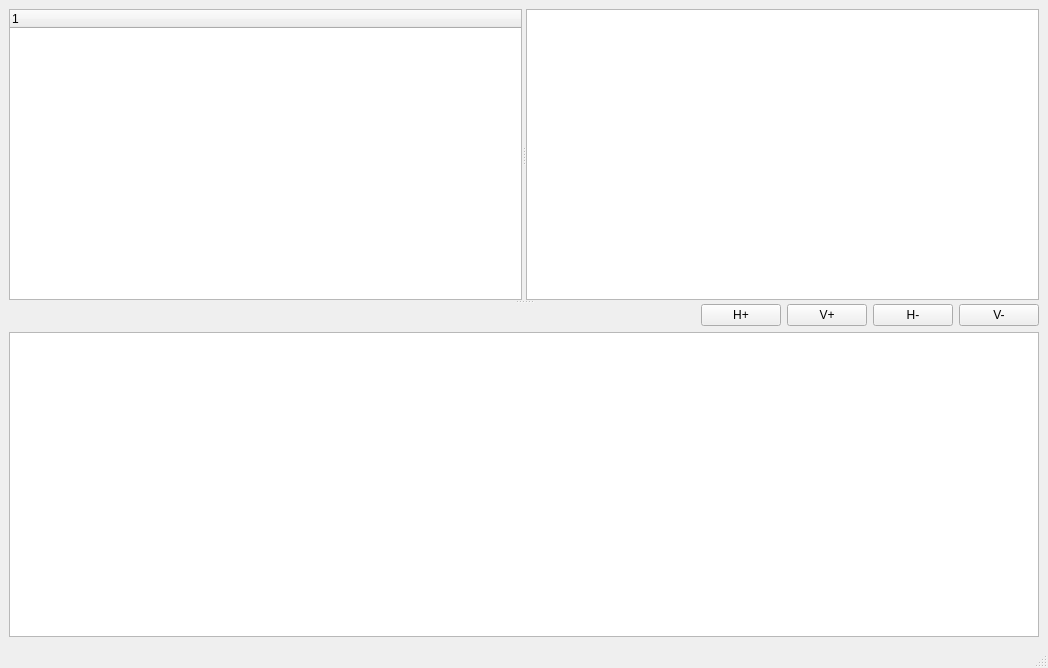
<?xml version="1.0" encoding="UTF-8"?>
<ui version="4.0">
 <class>MainWindow</class>
 <widget class="QMainWindow" name="MainWindow">
  <property name="geometry">
   <rect>
    <x>0</x>
    <y>0</y>
    <width>1048</width>
    <height>668</height>
   </rect>
  </property>
  <property name="windowTitle">
   <string>MainWindow</string>
  </property>
  <widget class="QWidget" name="centralwidget">
   <layout class="QGridLayout" name="gridLayout">
    <item row="0" column="0">
     <widget class="QSplitter" name="splitter_2">
      <property name="orientation">
       <enum>Qt::Vertical</enum>
      </property>
      <widget class="QSplitter" name="splitter">
       <property name="orientation">
        <enum>Qt::Horizontal</enum>
       </property>
       <widget class="QTreeWidget" name="treeWidget">
        <column>
         <property name="text">
          <string notr="true">1</string>
         </property>
        </column>
       </widget>
       <widget class="GraphicsLayoutWidget" name="graphicsView"/>
      </widget>
      <widget class="QWidget" name="verticalLayoutWidget">
       <layout class="QVBoxLayout" name="verticalLayout_2">
        <item>
         <layout class="QHBoxLayout" name="horizontalLayout_3">
          <item>
           <spacer name="horizontalSpacer">
            <property name="orientation">
             <enum>Qt::Horizontal</enum>
            </property>
            <property name="sizeHint" stdset="0">
             <size>
              <width>40</width>
              <height>20</height>
             </size>
            </property>
           </spacer>
          </item>
          <item>
           <widget class="QPushButton" name="pushButton">
            <property name="text">
             <string>H+</string>
            </property>
           </widget>
          </item>
          <item>
           <widget class="QPushButton" name="pushButton_2">
            <property name="text">
             <string>V+</string>
            </property>
           </widget>
          </item>
          <item>
           <widget class="QPushButton" name="pushButton_3">
            <property name="text">
             <string>H-</string>
            </property>
           </widget>
          </item>
          <item>
           <widget class="QPushButton" name="pushButton_4">
            <property name="text">
             <string>V-</string>
            </property>
           </widget>
          </item>
         </layout>
        </item>
        <item>
         <widget class="QTableWidget" name="tableWidget"/>
        </item>
       </layout>
      </widget>
     </widget>
    </item>
   </layout>
  </widget>
  <widget class="QMenuBar" name="menubar">
   <property name="geometry">
    <rect>
     <x>0</x>
     <y>0</y>
     <width>1048</width>
     <height>21</height>
    </rect>
   </property>
  </widget>
  <widget class="QStatusBar" name="statusbar"/>
 </widget>
 <customwidgets>
  <customwidget>
   <class>GraphicsLayoutWidget</class>
   <extends>QGraphicsView</extends>
   <header>pyqtgraph</header>
  </customwidget>
 </customwidgets>
 <resources/>
 <connections/>
</ui>
